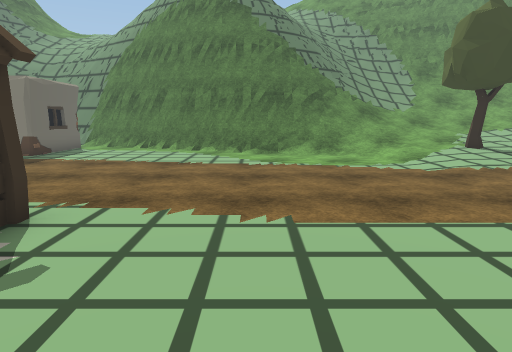
view 1 (above)

24 first-person views from a walk through a scene from a Unity 3-D project. The camera is 1.5 m above the floor, tilts 10° down and sees 75° across. The floor is counted in squares, 1 m on a side. Each view is taken from the middle of a square. On the plan, view 1 faces up. The plan holds only what a view shows up to about 15 squares ahead; the rest is blank. The place goes on beyond the plan. The player character is not drawn. Some surface patterns are stand-ins.

view 2
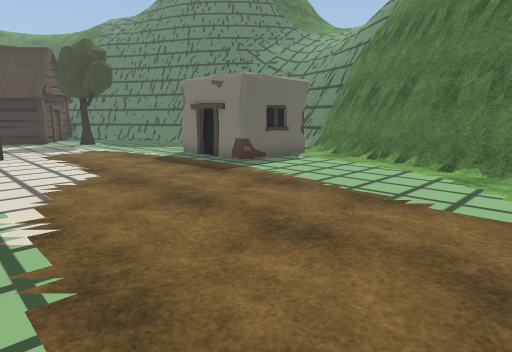

view 3
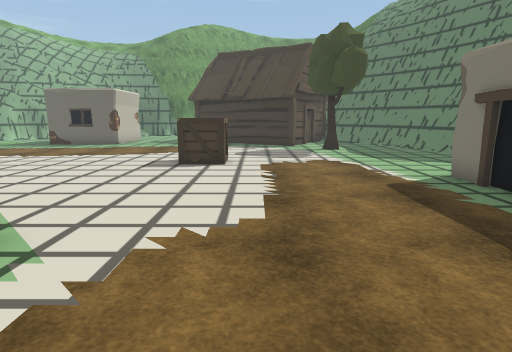

view 4
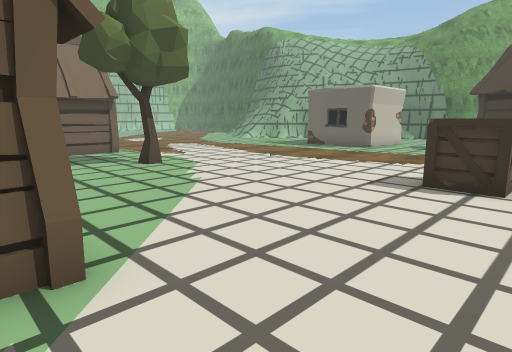

view 5
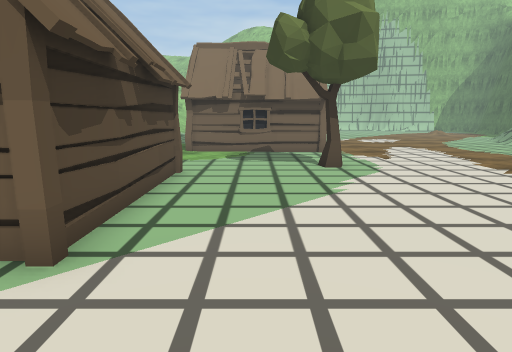

view 6
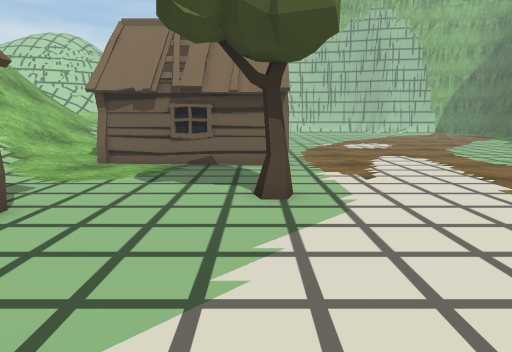

view 7
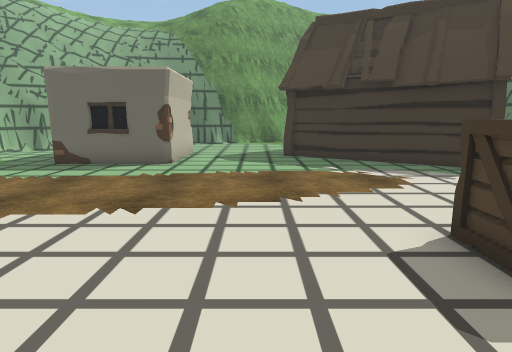

view 8
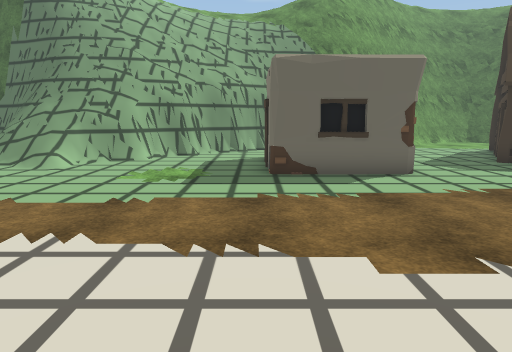

view 9
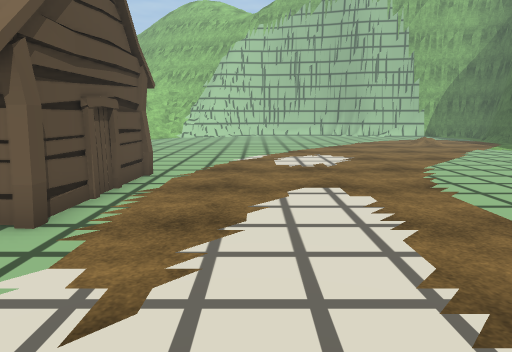

view 10
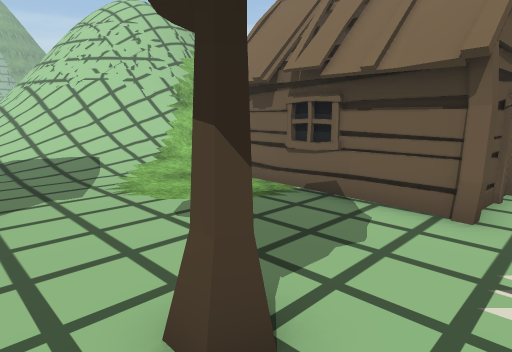

view 11
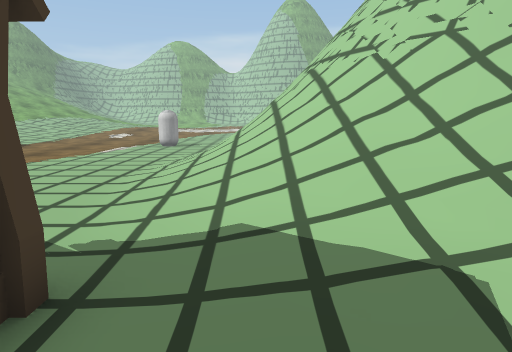

view 12
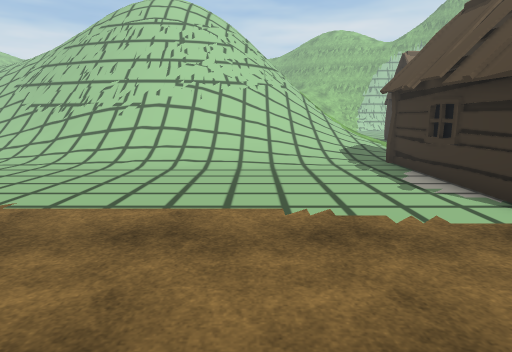

view 13
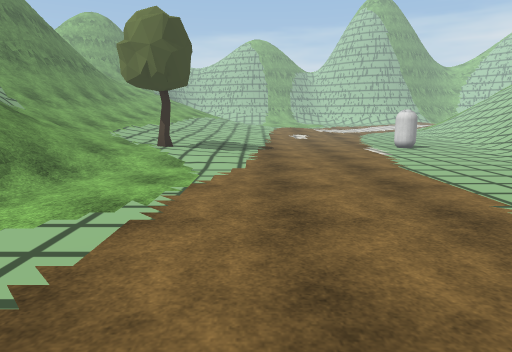

view 14
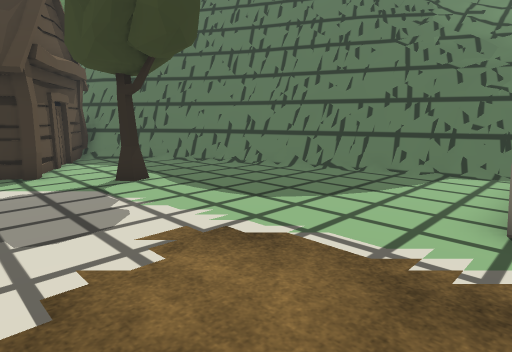

view 15
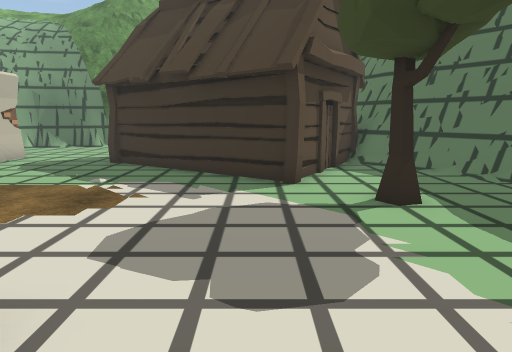

view 16
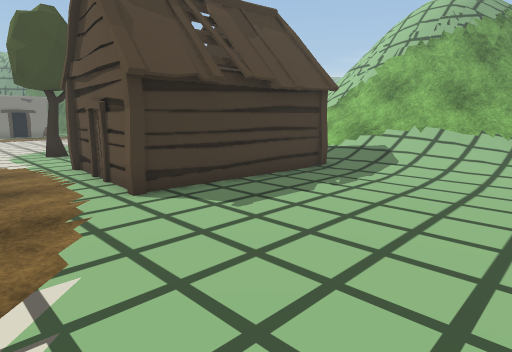

view 17
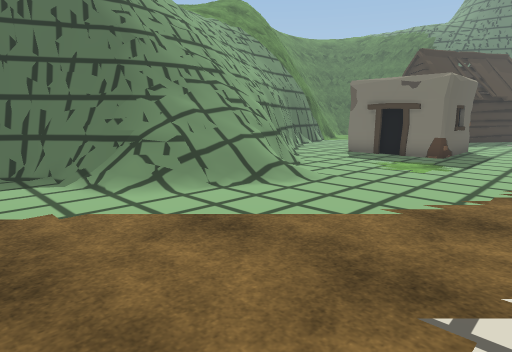

view 18
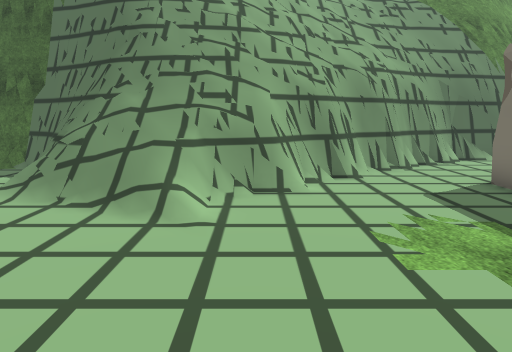

view 19
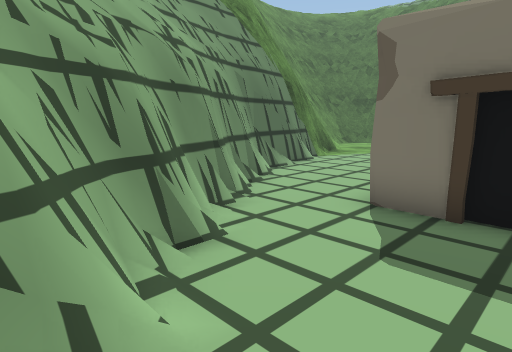

view 20
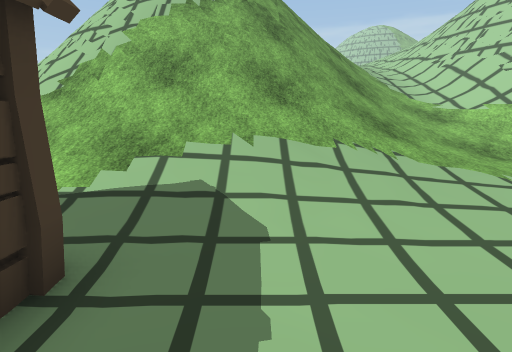

view 21
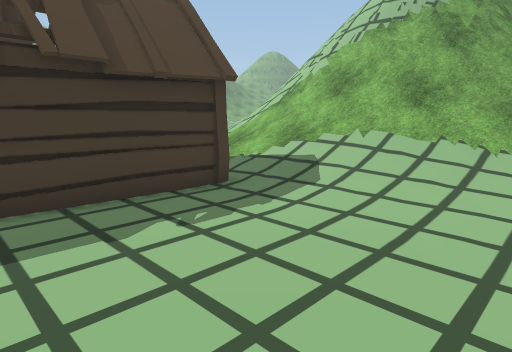

view 22
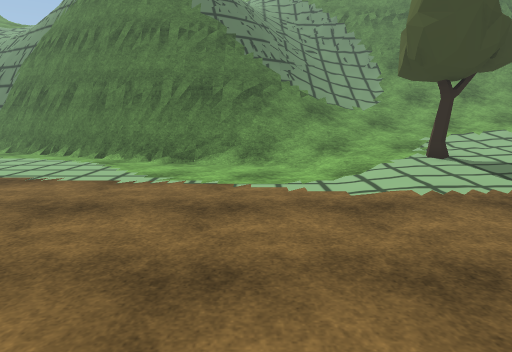

view 23
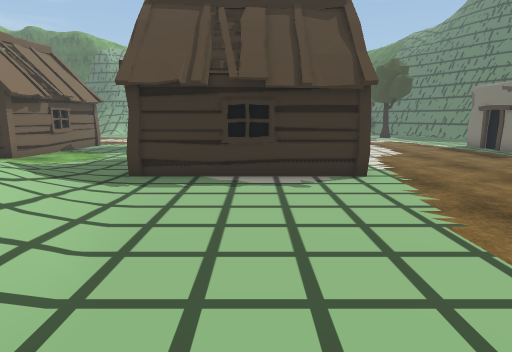

view 24
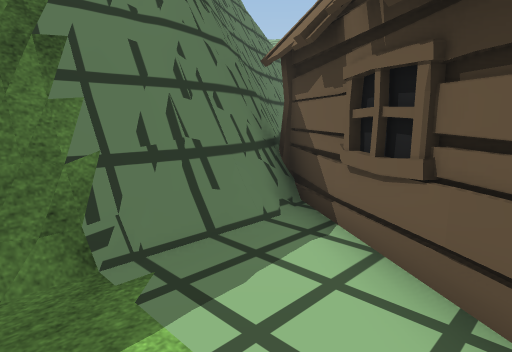

### Floor plan
Key: @ floor where view 1 was taken; # wall or solid block; . main floor; : floor 0.25 m higher than the main floor; + floor 0.5 m higher than the main floor; * floor 2.75 m higher than the main floor; % floor 4.5 m higher than the main floor; & floor 5 m higher than the main floor; / step, stairs or slope; = window, fence, low wall or low ledge; v drop or lower ground; T tree; H hut; C crate; O other object.
Columns run from 31 left of view 1 to 10 right of it. Each row starts with its distance up from view 1.
 18              ####==   ####       ##=//////
 17           #####=...   #.=###    ##==//////
 16         ####=.....O   #....########///////
 15        ###=.......    O......==##/////////
 14       ##..........    #......../////////++
 13  ######...........O####............///+TT+
 12 ######H....T.........................:+T++
 11 ....HH HH..T.........................::::+
 10 ....H   HH............................::::
  9  ..HH   HH.............................:::
  8 . .H    H.................................
  7   H    HH......CC.........................
  6   .HH  H.......CC.........................
  5   ..HHH................HHHHH..............
  4 ......H................H   H..............
  3 .......................H   H..............
  2 .......................H   H..............
  1 =......................H   H..............
  0 #...O####..............H   H...@..........
 -1 #...    #..............HHHHH.../////////..
 -2 #...    O.........TT.........:////////////
 -3 ##..O####.................../////////=////
 -4  #=....OO................../////////=====/
 -5  ##.......................:///////==######
 -6   ##..............H.......//////=####vv v#
 -7  v##=.............HHHHHHH.//////==v
 -8  v###=............H     H:////////
 -9  %v*##............H     H/////==//
-10  &#=#=//..........H     H/////=#//
-11  v#=////..........HHHHHHH///// #//
-12  v###//................../////////
-13  v###//..................//////////
-14  v##=+...................////////##
-15 v###.....................////////=
-16  ##......................://////////
-17  #. ..................... //////////

Where each view was taken, in squares from view 1:
view 1: 0 up, 0 right, facing up
view 2: 5 up, 0 right, facing up-left
view 3: 8 up, 4 left, facing left
view 4: 8 up, 7 left, facing down-left
view 5: 8 up, 10 left, facing down
view 6: 4 up, 12 left, facing down
view 7: 3 up, 12 left, facing left
view 8: 4 down, 14 left, facing left
view 9: 2 down, 16 left, facing down
view 10: 1 down, 14 left, facing down-right
view 11: 3 down, 6 left, facing right
view 12: 10 up, 1 right, facing down
view 13: 9 up, 5 left, facing right
view 14: 8 up, 12 left, facing up-left
view 15: 9 up, 14 left, facing left
view 16: 17 down, 16 left, facing up-right
view 17: 17 down, 19 left, facing up-left
view 18: 9 down, 19 left, facing left
view 19: 9 down, 24 left, facing up-left
view 20: 13 down, 10 left, facing right
view 21: 17 down, 12 left, facing up-right
view 22: 3 up, 3 right, facing up
view 23: 2 up, 5 right, facing left
view 24: 8 up, 31 left, facing up-right
